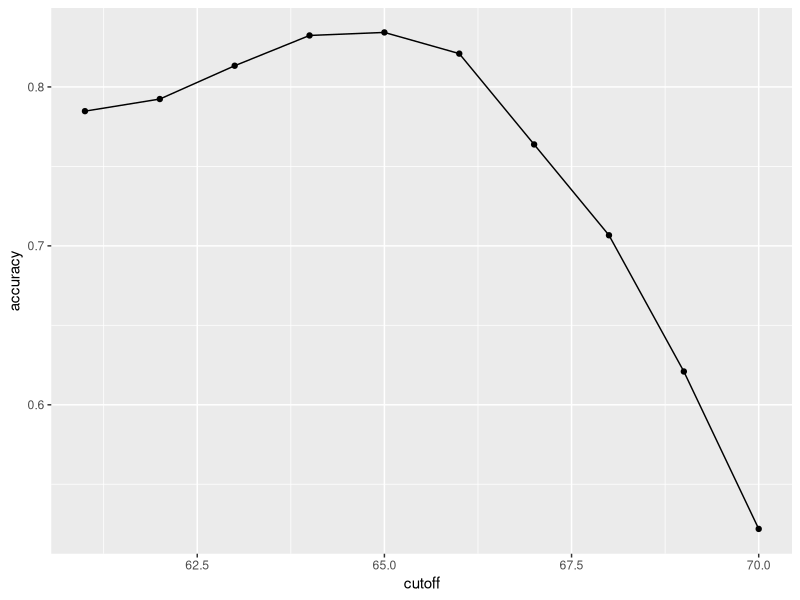
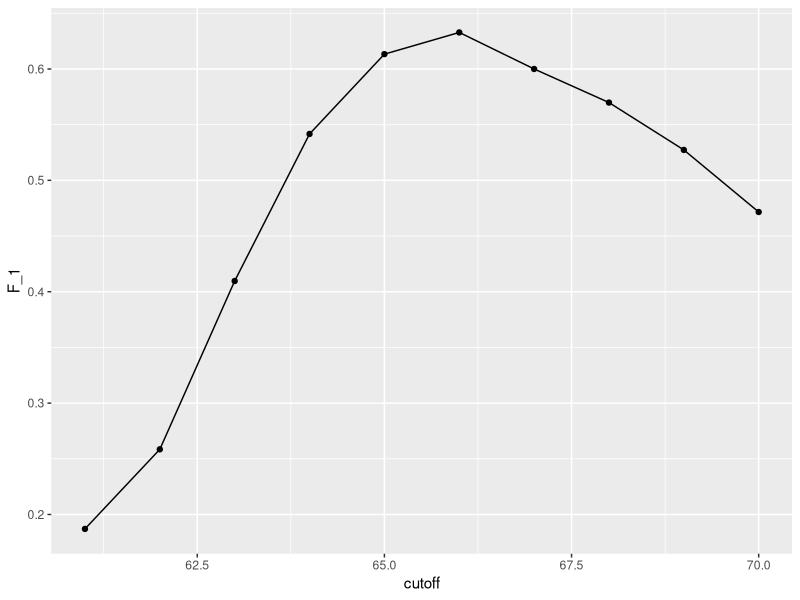
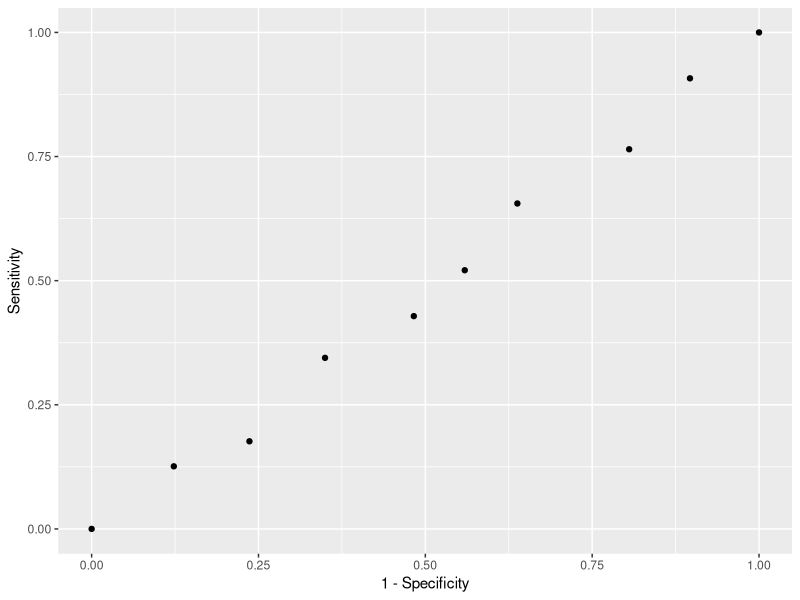
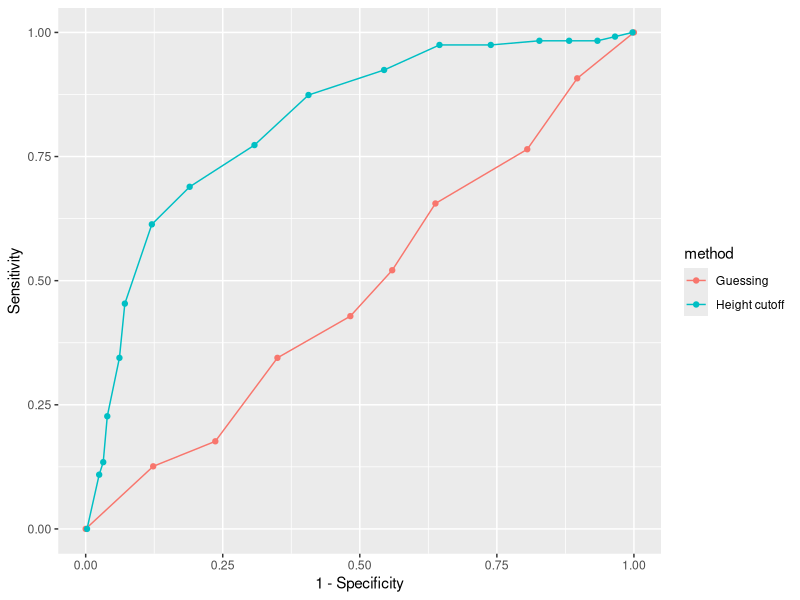
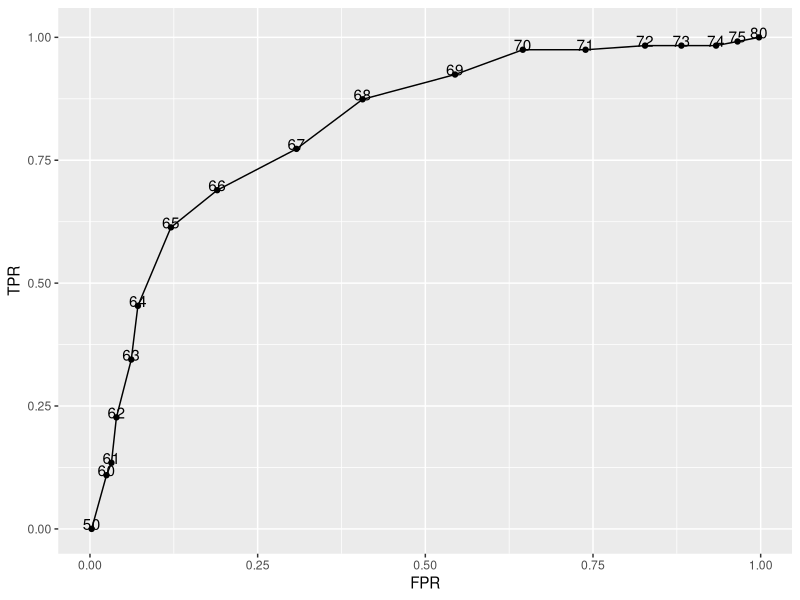
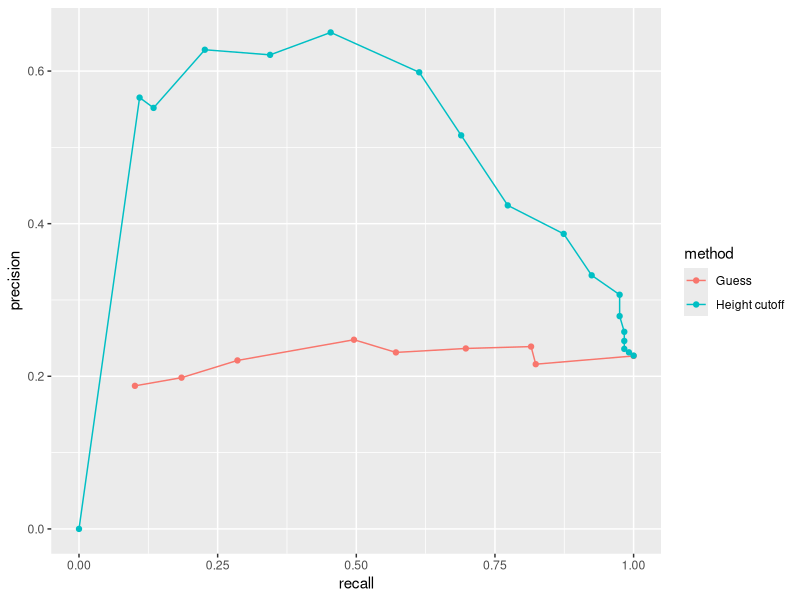
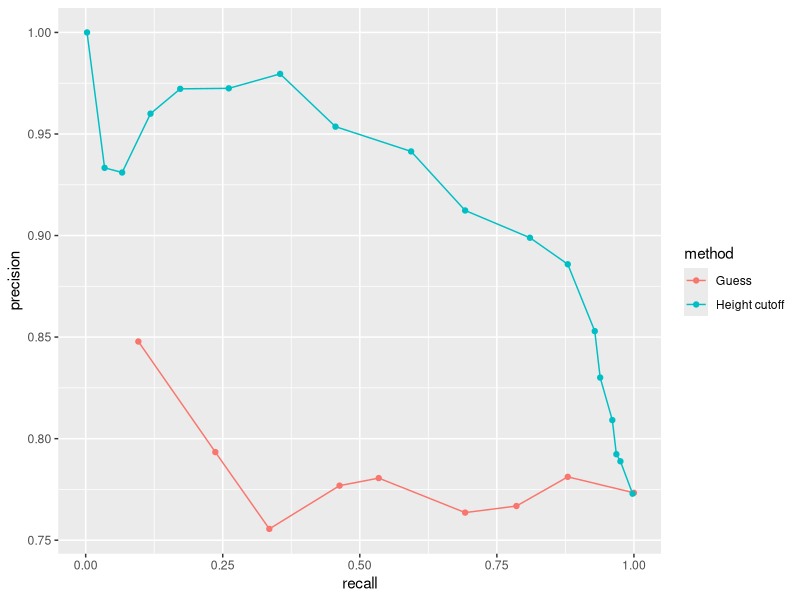

Reproduce these figures in R, in order.
# HarvardX: PH125.8x
# Data Science: Machine Learning
# R code from course videos

# Machine Learning Basics

## Basics of Evaluating Machine Learning Algorithms Comprehension Check

###############################################################################

install.packages('e1071', dependencies=TRUE)




### Caret package, training and test sets, and overall accuracy
library(tidyverse)
library(caret)
library(dslabs)

#### Predict Male ###

#Heights set(dslabs)
data(heights)

# define the outcome and predictors
y <- heights$sex
x <- heights$height

# generate training and test sets
set.seed(2)
test_index <- createDataPartition(y, times = 1, p = 0.5, list = FALSE)

test_set <- heights[test_index, ]
train_set <- heights[-test_index, ]



# guess the outcome
#sample function to compare algorithms
y_hat <- sample(c("Male", "Female"),length(test_index), replace = TRUE)


#factor(operador pipeline %>% es util para concatenar multiples dplyr operaciones)
#caret package, require or recommend that categorical outcomes be coded as factors.
y_hat <- sample(c("Male", "Female"), length(test_index), replace = TRUE) %>% 
     factor(levels = levels(test_set$sex))


#The overall accuracy is simply defined as the overall proportion that is predicted correctly
mean(y_hat == test_set$sex)



#Exploratory data suggests males are slightly taller than females.
heights %>% group_by(sex) %>% summarize(mean(height), sd(height))

#Predict male if height is within two standard deviations from the average male
y_hat <- ifelse(x > 62, "Male", "Female") %>% factor(levels = levels(test_set$sex))

#The overall accuracy
mean(y == y_hat)



#examine accuracy we obtain with 10 different cutoffs and pick the one yielding the best result.
cutoff <- seq(61, 70)
accuracy <- map_dbl(cutoff, function(x){
     y_hat <- ifelse(train_set$height > x, "Male", "Female") %>% 
          factor(levels = levels(test_set$sex))
     mean(y_hat == train_set$sex)
})

#plot showing the accuracy on the training set for males and females.
data.frame(cutoff, accuracy) %>% 
     ggplot(aes(cutoff, accuracy)) + 
     geom_point() + 
     geom_line() 

#max value
max(accuracy)

#Maximized cut-off(best)
best_cutoff <- cutoff[which.max(accuracy)]
best_cutoff


 
#Test cut-off on our test set to make sure accuracy is not overly optimistic.
y_hat <- ifelse(test_set$height > best_cutoff, "Male", "Female") %>% 
     factor(levels = levels(test_set$sex))
y_hat <- factor(y_hat)
mean(y_hat == test_set$sex)

#############################################################################

### Confusion Matrix

#tabulate each combination of prediction and actual value
table(predicted = y_hat, actual = test_set$sex)

#compute the accuracy separately for each sex
test_set %>% 
     mutate(y_hat = y_hat) %>%
     group_by(sex) %>% 
     summarize(accuracy = mean(y_hat == sex))

# Male percentage(prevalence)
prev <- mean(y == "Male")
prev

#Confusion matrix representation
mat <- matrix(c("True positives (TP)", "False negatives (FN)", 
                "False positives (FP)", "True negatives (TN)"), 2, 2)
colnames(mat) <- c("Actually Positive", "Actually Negative")
rownames(mat) <- c("Predicted positve", "Predicted negative")
as.data.frame(mat) %>% knitr::kable()

#Confusion matrix function
confusionMatrix(data = y_hat, reference = test_set$sex)



####################################################################################

### Balanced accuracy and F1 score

# maximize F-score instead of overall accuracy.
#F_meas function in the caret package computes the summary with beta defaulting to one.
cutoff <- seq(61, 70)
F_1 <- map_dbl(cutoff, function(x){
     y_hat <- ifelse(train_set$height > x, "Male", "Female") %>% 
          factor(levels = levels(test_set$sex))
     F_meas(data = y_hat, reference = factor(train_set$sex))
})

#plot the F1 measure versus the different cutoffs.
data.frame(cutoff, F_1) %>% 
     ggplot(aes(cutoff, F_1)) + 
     geom_point() + 
     geom_line()

max(F_1)

#maximized when we use a cutoff of 66 inches.
best_cutoff <- cutoff[which.max(F_1)]
best_cutoff

#cutoff balances the specificity and sensitivity of our confusion matrix
y_hat <- ifelse(test_set$height > best_cutoff, "Male", "Female") %>% 
     factor(levels = levels(test_set$sex))
confusionMatrix(data = y_hat, reference = test_set$sex)

#######################################################################################

### Prevalence matters in practice

### ROC and precision-recall curves

#guessing male with higher probability would give us higher accuracy due to the bias in the sample
#predicts male guessing 90% of the time, this would come at a cost of lower sensitivity
p <- 0.9
y_hat <- sample(c("Male", "Female"), length(test_index), replace = TRUE, prob=c(p, 1-p)) %>% 
     factor(levels = levels(test_set$sex))
mean(y_hat == test_set$sex)

#ROC curve for guessing sex, but using different probabilities of guessing male
#ROC curve for guessing always looks like this, like the identity line
#a perfect algorithm would shoot straight to one and stay up there, perfect sensitivity for all values of specificity
probs <- seq(0, 1, length.out = 10)
guessing <- map_df(probs, function(p){
     y_hat <- 
          sample(c("Male", "Female"), length(test_index), replace = TRUE, prob=c(p, 1-p)) %>% 
          factor(levels = c("Female", "Male"))
     list(method = "Guessing",
          FPR = 1 - specificity(y_hat, test_set$sex),
          TPR = sensitivity(y_hat, test_set$sex))
})
guessing %>% qplot(FPR, TPR, data =., xlab = "1 - Specificity", ylab = "Sensitivity")


#construct an ROC curve for the height-based approach
cutoffs <- c(50, seq(60, 75), 80)
height_cutoff <- map_df(cutoffs, function(x){
     y_hat <- ifelse(test_set$height > x, "Male", "Female") %>% 
          factor(levels = c("Female", "Male"))
     list(method = "Height cutoff",
          FPR = 1-specificity(y_hat, test_set$sex),
          TPR = sensitivity(y_hat, test_set$sex))
})

# plotting both curves together, we are able to compare sensitivity for different values of specificity
bind_rows(guessing, height_cutoff) %>%
     ggplot(aes(FPR, TPR, color = method)) +
     geom_line() +
     geom_point() +
     xlab("1 - Specificity") +
     ylab("Sensitivity")


map_df(cutoffs, function(x){
     y_hat <- ifelse(test_set$height > x, "Male", "Female") %>% 
          factor(levels = c("Female", "Male"))
     list(method = "Height cutoff",
          cutoff = x, 
          FPR = 1-specificity(y_hat, test_set$sex),
          TPR = sensitivity(y_hat, test_set$sex))
}) %>%
     ggplot(aes(FPR, TPR, label = cutoff)) +
     geom_line() +
     geom_point() +
     geom_text(nudge_y = 0.01)

guessing <- map_df(probs, function(p){
     y_hat <- sample(c("Male", "Female"), length(test_index), 
                     replace = TRUE, prob=c(p, 1-p)) %>% 
          factor(levels = c("Female", "Male"))
     list(method = "Guess",
          recall = sensitivity(y_hat, test_set$sex),
          precision = precision(y_hat, test_set$sex))
})
height_cutoff <- map_df(cutoffs, function(x){
     y_hat <- ifelse(test_set$height > x, "Male", "Female") %>% 
          factor(levels = c("Female", "Male"))
     list(method = "Height cutoff",
          recall = sensitivity(y_hat, test_set$sex),
          precision = precision(y_hat, test_set$sex))
})
bind_rows(guessing, height_cutoff) %>%
     ggplot(aes(recall, precision, color = method)) +
     geom_line() +
     geom_point()

guessing <- map_df(probs, function(p){
     y_hat <- sample(c("Male", "Female"), length(test_index), replace = TRUE, 
                     prob=c(p, 1-p)) %>% 
          factor(levels = c("Male", "Female"))
     list(method = "Guess",
          recall = sensitivity(y_hat, relevel(test_set$sex, "Male", "Female")),
          precision = precision(y_hat, relevel(test_set$sex, "Male", "Female")))
})
height_cutoff <- map_df(cutoffs, function(x){
     y_hat <- ifelse(test_set$height > x, "Male", "Female") %>% 
          factor(levels = c("Male", "Female"))
     list(method = "Height cutoff",
          recall = sensitivity(y_hat, relevel(test_set$sex, "Male", "Female")),
          precision = precision(y_hat, relevel(test_set$sex, "Male", "Female")))
})
bind_rows(guessing, height_cutoff) %>%
     ggplot(aes(recall, precision, color = method)) +
     geom_line() +
     geom_point()
